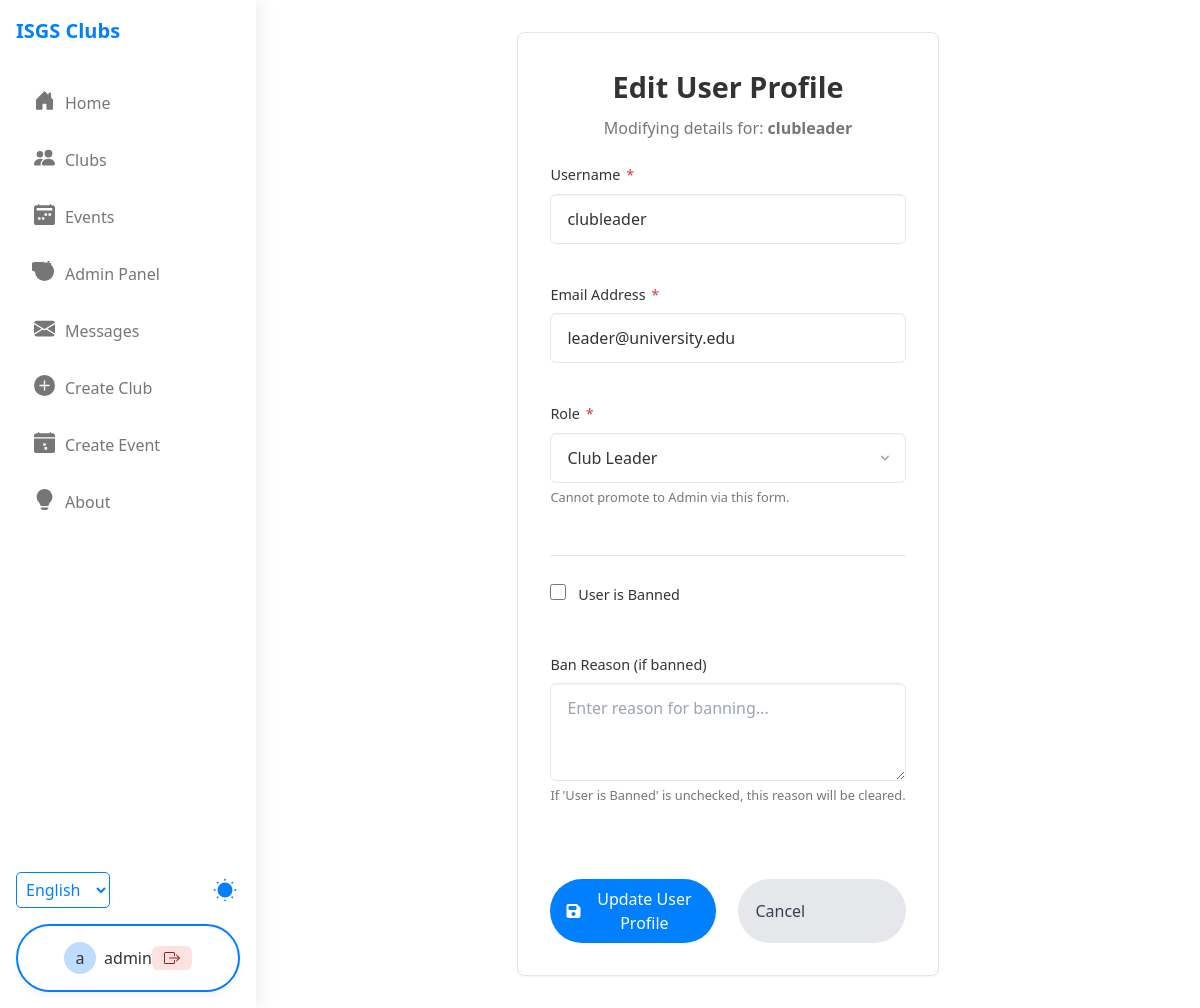
Screenshot of /edit_user.php?id=2 (signed in) with the database file from the repository.
### tables this page shows
CREATE TABLE `users` (
  `id` int(11) NOT NULL,
  `username` varchar(50) NOT NULL,
  `email` varchar(100) NOT NULL,
  `password` varchar(255) NOT NULL,
  `role` enum('student','club_leader','admin') NOT NULL DEFAULT 'student',
  `is_banned` tinyint(1) NOT NULL DEFAULT 0,
  `ban_reason` text DEFAULT NULL,
  `banned_until` datetime DEFAULT NULL COMMENT 'Null for permanent ban',
  `created_at` timestamp NOT NULL DEFAULT current_timestamp()
);

### edit_user.php (the view, shortened to what this page needs)
<?php
require_once 'config/database.php';
$targetUserId = filter_input(INPUT_GET, 'id', FILTER_VALIDATE_INT);
$userToEdit = null;
$pageError = null;
try {
    $stmt = $pdo->prepare("SELECT id, username, email, role, is_banned, ban_reason FROM users WHERE id = :id");
    $stmt->bindParam(':id', $targetUserId, PDO::PARAM_INT);
    $stmt->execute();
    $userToEdit = $stmt->fetch(PDO::FETCH_ASSOC);
} catch (Exception $e) {
    error_log("Edit User Fetch Error: " . $e->getMessage());
    $pageError = "Could not load user data.";
    $userToEdit = false;
}
$allowedRoles = ['student', 'club_leader'];
$pageError = $pageError ?? null;
include_once 'header.php';
?>
<main class="main-content edit-user-container">
    <div class="edit-user-wrapper card">
        <div class="section-header">
             <h1 class="section-title">Edit User Profile</h1>
             <?php if ($userToEdit): ?>
                 <p class="section-subtitle">Modifying details for: <strong><?php echo htmlspecialchars($userToEdit['username']); ?></strong></p>
             <?php endif; ?>
        </div>
        <?php if ($userToEdit && !$pageError): ?>
            <form method="POST" action="edit_user.php?id=<?php echo $targetUserId; ?>" class="edit-form">
                <div class="form-group">
                    <label for="username">Username <span class="required">*</span></label>
                    <input type="text" id="username" name="username" class="form-input"
                           value="<?php echo htmlspecialchars($userToEdit['username']); ?>" required>
                </div>
                <div class="form-group">
                    <label for="email">Email Address <span class="required">*</span></label>
                    <input type="email" id="email" name="email" class="form-input"
                           value="<?php echo htmlspecialchars($userToEdit['email']); ?>" required>
                </div>
                 <div class="form-group">
                    <label for="role">Role <span class="required">*</span></label>
                    <select id="role" name="role" class="form-input" required>
                        <?php foreach ($allowedRoles as $roleValue): ?>
                            <option value="<?php echo htmlspecialchars($roleValue); ?>" <?php echo ($userToEdit['role'] === $roleValue) ? 'selected' : ''; ?>>
                                <?php echo ucwords(str_replace('_', ' ', htmlspecialchars($roleValue))); ?>
                            </option>
                        <?php endforeach; ?>
                    </select>
                     <small class="input-hint">Cannot promote to Admin via this form.</small>
                </div>
                 <hr class="form-divider">
                 <div class="form-group">
                    <label class="checkbox-label" for="is_banned">
                        <input type="checkbox" id="is_banned" name="is_banned" value="1" class="form-checkbox"
                               <?php echo ($userToEdit['is_banned'] ?? false) ? 'checked' : ''; ?>>
                        <span>User is Banned</span>
                    </label>
                 </div>
                 <div class="form-group">
                    <label for="ban_reason">Ban Reason (if banned)</label>
                    <textarea id="ban_reason" name="ban_reason" class="form-textarea"
                              rows="3" placeholder="Enter reason for banning..."><?php echo htmlspecialchars($userToEdit['ban_reason'] ?? ''); ?></textarea>
                     <small class="input-hint">If 'User is Banned' is unchecked, this reason will be cleared.</small>
                 </div>
                <div class="form-actions">
                    <button type="submit" name="update_profile" class="btn btn-primary">
                        <i class="fas fa-save"></i> Update User Profile
                    </button>
                     <a href="admin.php" class="btn btn-secondary" style="margin-left: 10px;">Cancel</a>
                </div>
            </form>
        <?php endif;  ?>
    </div>
</main>
</body>
</html>

### styles.css (style rules this page uses)
* { margin: 0; padding: 0; box-sizing: border-box; }
body { font-family: sans-serif; background-color: #f0f2f5; display: flex; justify-content: center; align-items: center; min-height: 100vh; color: #333; }
.form-group { margin-bottom: 20px; }
label { display: block; font-size: 0.9em; font-weight: 600; color: #333; }

### styles2.css (style rules this page uses)
:root { --primary-color: hsl(210 100% 50%); --background-color: #ffffff; --text-color: #333333; --border-color: #e5e7eb; }
body { margin: 0; font-family: Arial, sans-serif; background-color: var(--background-color); color: var(--text-color); }
.btn { display: block; width: 100%; padding: 0.5rem 1rem; border-radius: 9999px; text-align: center; text-decoration: none; margin-top: 10px; transition: background-color 0.2s ease; }
.btn-primary { background-color: var(--primary-color); color: #ffffff; }
.main-content { margin-left: 256px; }
.section-header { max-width: 600px; margin-left: auto; margin-right: auto; }
.section-title { font-size: 2rem; font-weight: bold; margin-bottom: 0.75rem; color: var(--text-color); }
.section-subtitle { font-size: 1rem; color: var(--text-color); opacity: 0.8; }
.card { background-color: var(--background-color); border: 1px solid var(--border-color); border-radius: 0.5rem; padding: 1.5rem; box-shadow: 0 4px 6px rgba(0, 0, 0, 0.05); transition: box-shadow 0.2s ease, transform 0.2s ease; }
.card p, .card-description { color: var(--text-color); opacity: 0.8; font-size: 0.95rem; line-height: 1.5; }
.card { background-color: var(--background-color); border: 1px solid var(--border-color); border-radius: 8px; box-shadow: 0 1px 3px rgba(0,0,0,0.05); }
.btn-secondary { background-color: #e5e7eb; color: #374151; border: 1px solid transparent; }

### edit_user.php (style rules this page uses)
.edit-user-container .edit-user-wrapper { max-width: 700px; margin: 2rem auto; padding: 2rem; }
.edit-user-container .section-header { margin-bottom: 1.5rem; text-align: center; max-width: none; }
.edit-user-container .section-title { font-size: 1.8rem; margin-bottom: 0.5rem; }
.edit-user-container .section-subtitle { font-size: 1rem; color: #555; }
.edit-form { display: flex; flex-direction: column; gap: 1.25rem; }
.form-group label { display: block; margin-bottom: 0.5rem; font-weight: 500; color: var(--text-color); }
.form-input, .form-textarea, .form-select { display: block; width: 100%; padding: 0.75rem 1rem; border: 1px solid var(--border-color); border-radius: 0.375rem; box-shadow: inset 0 1px 2px rgba(0,0,0,0.05); transition: border-color 0.2s; background-color: var(--background-color); color: var(--text-color); }
select.form-input { padding-right: 2.5rem; appearance: none; background-repeat: no-repeat; background-position: right 0.75rem center; background-size: 1em 1em; }
.form-textarea { resize: vertical; min-height: 80px; }
label .required { color: #dc3545; margin-left: 2px; }
.input-hint { font-size: 0.8rem; color: #777; margin-top: 0.3rem; display: block; }
.form-divider { border: 0; height: 1px; background-color: var(--border-color); margin: 0.5rem 0; }
.checkbox-label { display: flex; align-items: center; cursor: pointer; }
.form-checkbox { width: 1rem; height: 1rem; margin-right: 0.5rem; accent-color: var(--primary-color); }
.form-actions { margin-top: 1.5rem; display: flex; justify-content: flex-end; gap: 0.75rem; }
.form-actions .btn { display: inline-flex; align-items: center; }
.form-actions .btn i { margin-right: 0.5rem; }
.btn-secondary { background-color: #e5e7eb; color: #374151; border: 1px solid transparent; }

### rows the page displays
users: username "clubleader", email "leader@university.edu", role "Club Leader"

### other values shown
substr($_SESSION['user']['username'], 0, 1) "a"
$_SESSION['user']['username'] "admin"
